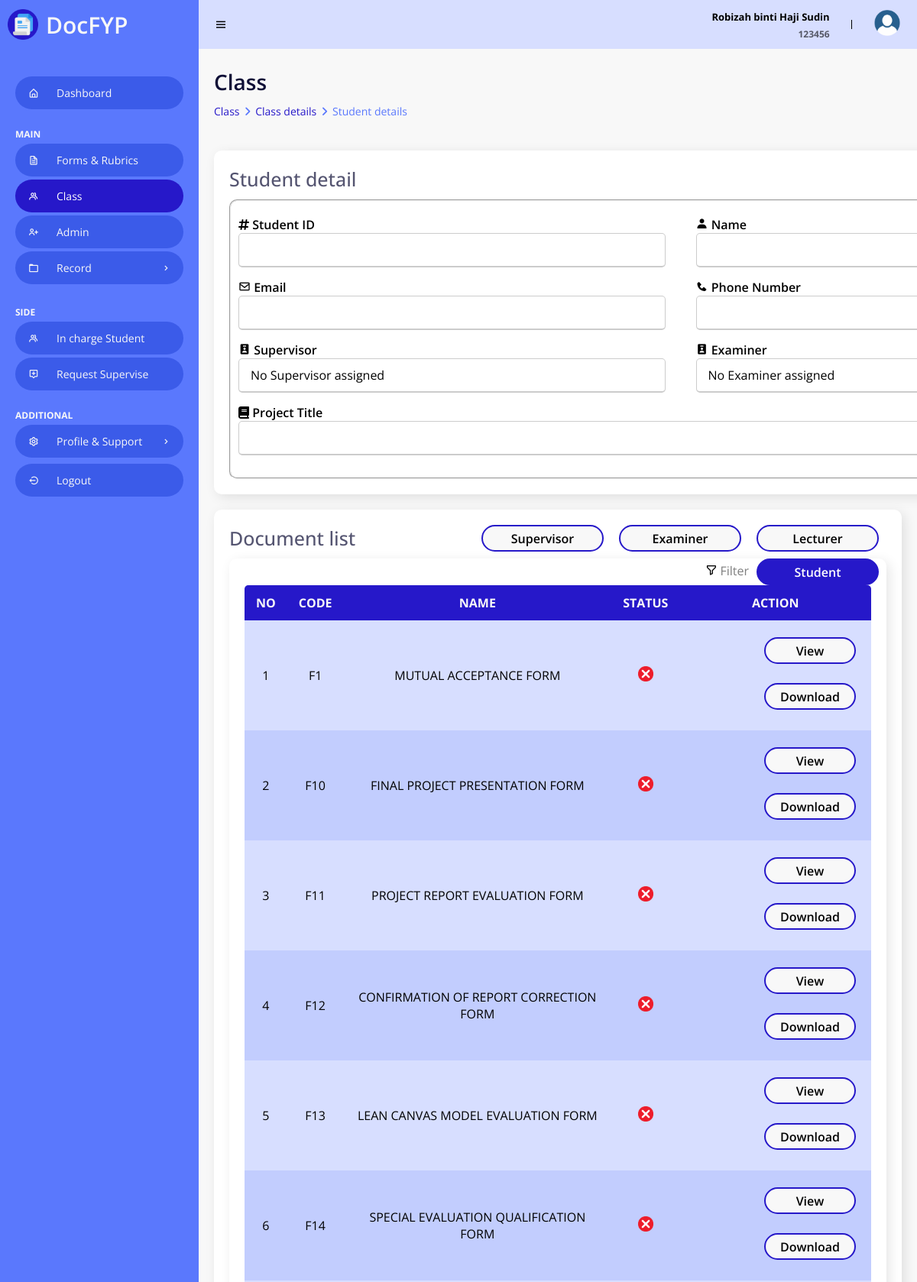
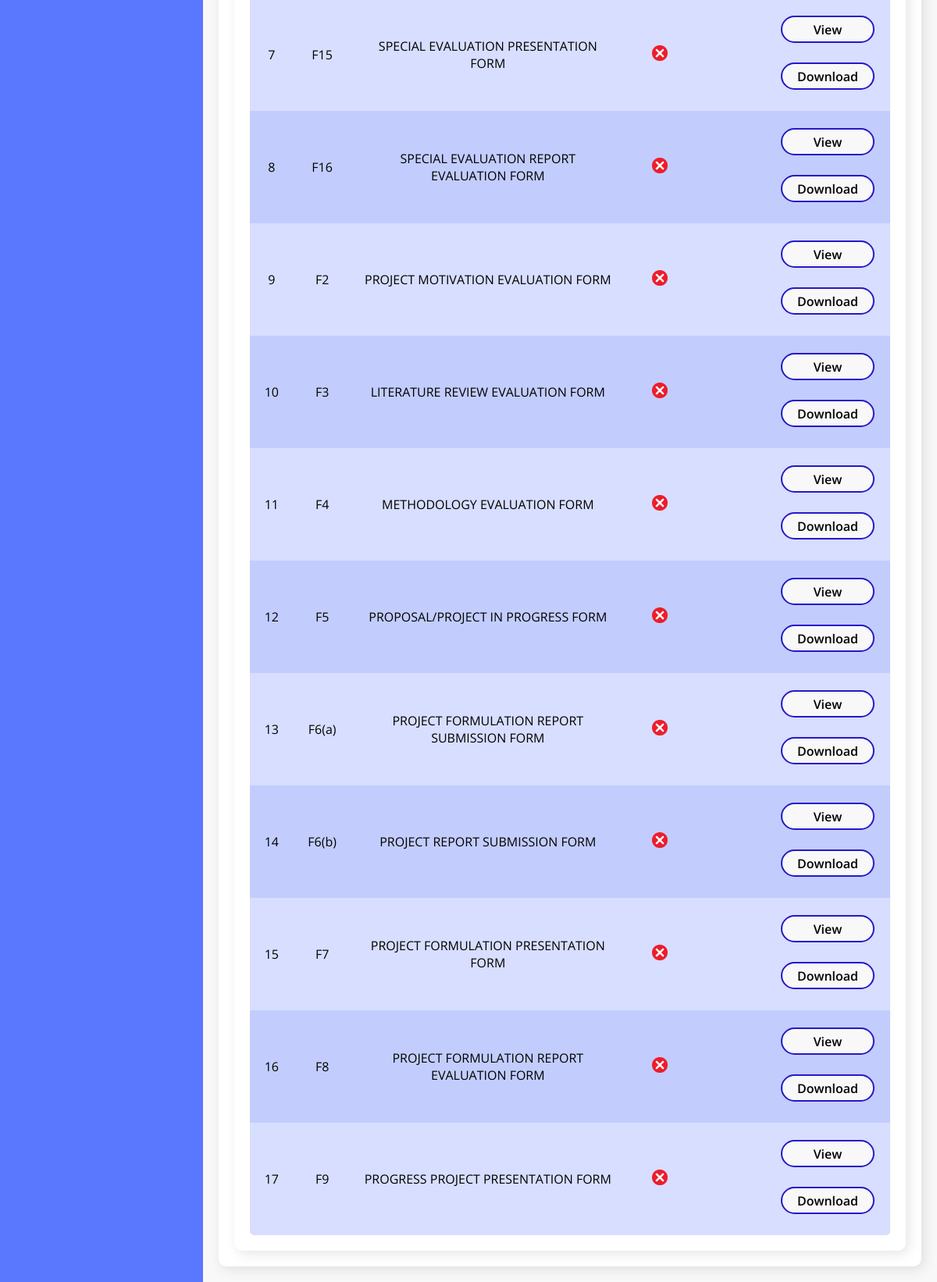
The app's page /Admin/classDetailStudent.php (signed in) with its own data (2 pictures, top to bottom).
### tables this page shows
CREATE TABLE `doctype` (
  `docCode` varchar(10) NOT NULL,
  `docName` varchar(50) NOT NULL,
  `docFileName` varchar(100) NOT NULL,
  `docExtension` varchar(100) NOT NULL,
  `docSize` varchar(100) NOT NULL,
  `docMark` varchar(50) NOT NULL,
  `docDecs` varchar(50) NOT NULL
);

### Admin/classDetailStudent.php (the view, shortened to what this page needs)
<!DOCTYPE html>
<html>
<head>
	<link rel="stylesheet" href="StyleHome.css">
	<link href='https://unpkg.com/boxicons@2.0.9/css/boxicons.min.css' rel='stylesheet'>
	<link rel="stylesheet" href="https://cdnjs.cloudflare.com/ajax/libs/font-awesome/6.4.0/css/all.min.css">
	<?php
	include("../Dbconn.php");
	?>
</head>
<body>
	<section id="sidebar">
		<a href="Home.php" class="brand">
			<img class="logo" src="/Edms/images/logo.png" alt="Logo">
			DocFYP
		</a>
		<ul class="side-menu">
			<li><a href="Home.php"><i class='bx bx-home-alt icon' ></i>Dashboard</a></li>
			<li class="divider" data-text="main">Main</li>
			<li><a href="FormRubric.php"><i class='bx bx-file icon'></i> Forms & Rubrics</a></li>
			<li><a href="class.php" class="active"><i class='bx bx-group icon' ></i></i> Class</a></li>
			<li><a href="admin.php"><i class='bx bx-user-plus icon'></i> Admin</a></li>
			<li>
				<a href="#"><i class='bx bx-folder icon' ></i> Record <i class='bx bx-chevron-right icon-right' ></i></a>
			</li>
			<li class="divider" data-text="SIDE">Side Features</li>
			<li><a href="studentIC.php"><i class='bx bx-group icon' ></i></i>In charge Student</a></li>
			<li><a href="requestSupervise.php"><i class='bx bx-message-alt-add icon'></i> Request Supervise </a></li>
			<li class="divider" data-text="ADDITIONAL">Setting & Support</li>
			<li>
				<a href="#"><i class='bx bx-cog icon' ></i> Profile & Support <i class='bx bx-chevron-right icon-right' ></i></a>
			</li>
			<li><a href="/Edms/Logout.php"><i class='bx bx-log-out-circle icon'></i> Logout</a></li>
		</ul>
	</section>
	<section id="content">
		<nav>
			<i class='bx bx-menu toggle-sidebar' ></i>
            <div class="sessionInfo">
            	<?php
            	if (isset($_SESSION["log"]) && ($_SESSION["log"] == 3)) {
            		?>
            		<div class="userFullName">
            			<p><?php echo $_SESSION["admin_name"] ?></p>
            		</div>
            		<div class="userID">
            			<p><?php echo $_SESSION["admin_id"]; ?></p>
            		</div>
            		<?php
            	} else {
            		echo "<meta http-equiv=\"refresh\" content=\"2;URL=../Login.php\"/>";
            	}
            	?>
            </div>
            <div class="profile">
            	<img src="/Edms/images/userdp.png" alt="Profile picture">
            </div>
        </nav>
        <main>
        	<?php
        	$stud_id = $_GET['studID'];
        	$sql = "SELECT * FROM student WHERE studID = '" .$stud_id. "'";
        	$query = mysqli_query($connection, $sql) or die("Query Fail");
        	$data = mysqli_fetch_array($query);
        	?>
        	<h1 class="title"> Class </h1>
        	<ul class="breadcrumbs">
        		<li><a href="class.php">Class</a></li>
        		<li class="divider"><i class="fa fa-solid fa-angle-right"></i></li>
        		<li><a href="classDetail.php?classID=<?php echo$data['classID']; ?>">Class details</a></li>
        		<li class="divider"><i class="fa fa-solid fa-angle-right"></i></li>
        		<li><a href="classDetailStudent.php" class="active">Student details</a></li>
        	</ul>
        	<br>
        	<div class="data">
        		<div class="content-data">
        			<div class="titleContentWButton">
        				<h1 class="titleContent">Student detail</h1>
        			</div>
        			<fieldset>
        				<form action="editClassProcess.php" method="POST" enctype="multipart/form-data">
        					<div class="form-details">
        						<div class="input-box">
        							<i class="fa-solid fa-hashtag"></i>
        							<span class="details">Student ID</span>
        							<input type="text"
        							value="<?php echo $data['studID']; ?>"
        							name="classID"
        							readonly>
        						</div>
        						<div class="input-box">
        							<i class='bx bxs-user'></i>
        							<span class="details">Name</span>
        							<input type="text"
        							value="<?php echo $data['studName']; ?>"
        							name="className"
        							readonly>
        						</div>
        						<div class="input-box">
        							<i class='bx bx-envelope' ></i>
        							<span class="details">Email</span>
        							<input type="text"
        							value="<?php echo $data['studEmail']; ?>"
        							name="classYear"
        							readonly>
        						</div>
        						<div class="input-box">
        							<i class='bx bxs-phone' ></i>
        							<span class="details">Phone Number</span>
        							<input type="text"
        							value="<?php echo $data['studPhoneNum']; ?>"
        							name="classSession"
        							readonly>
        						</div>
        						<?php
        						$sql = "SELECT * FROM lecturer WHERE lectID = '".$data['studSV']."'";
        						$query = mysqli_query($connection, $sql);
        						$rowSV = mysqli_fetch_array($query);
        						$sql = "SELECT * FROM lecturer WHERE lectID = '".$data['studExam']."'";
        						$query = mysqli_query($connection, $sql);
        						$rowExam = mysqli_fetch_array($query);
        						if (!empty($data['studSV'])) {
        							$sqlSV = "SELECT * FROM lecturer WHERE lectID = '" . $data['studSV'] . "'";
        							$sqlAdminSV = "SELECT * FROM admin WHERE adminID = '" . $data['studSV'] . "'";
        							$querySV = mysqli_query($connection, $sqlSV);
        							$queryAdminSV = mysqli_query($connection, $sqlAdminSV);
        							$rowSV = mysqli_fetch_array($querySV);
        							$rowAdminSV = mysqli_fetch_array($queryAdminSV);
        						} else {
        							$rowSV = null;
        							$rowAdminSV = null;
        						}
        						if (!empty($data['studExam'])) {
        							$sqlExam = "SELECT * FROM lecturer WHERE lectID = '" . $data['studExam'] . "'";
        							$sqlAdminExam = "SELECT * FROM admin WHERE adminID = '" . $data['studExam'] . "'";
        							$queryExam = mysqli_query($connection, $sqlExam);
        							$queryAdminExam = mysqli_query($connection, $sqlAdminExam);
        							$rowExam = mysqli_fetch_array($queryExam);
        							$rowAdminExam = mysqli_fetch_array($queryAdminExam);
        						} else {
        							$rowExam = null;
        							$rowAdminExam = null;
        						}
        						?>
        						<div class="input-box">
        							<i class='bx bxs-user-badge' ></i>
        							<span class="details">Supervisor</span><br>
        							<input type="text"
        							value="<?php echo ($rowSV != null) ? $rowSV['lectName'] : (($rowAdminSV != null) ? $rowAdminSV['adminName'] : "No Supervisor assigned"); ?>"
        							name="classSession"
        							readonly>
        						</div>
        						<div class="input-box">
        							<i class='bx bxs-user-badge' ></i>
        							<span class="details">Examiner</span><br>
        							<input type="text"
        							value="<?php echo ($rowExam != null) ? $rowExam['lectName'] : (($rowAdminExam != null) ? $rowAdminExam['adminName'] : "No Examiner assigned"); ?>"
        							name="classSession"
        							readonly>
        						</div>
        						<div class="input-box">
        							<i class="fa-solid fa-book"></i>
        							<span class="details">Project Title</span><br>
        							<input type="text" style="width: 1157px;"
        							value="<?php echo $data['studFYPTitle']; ?>"
        							name="classSession"
        							readonly>
        						</div>
        					</div>
        				</form>
        			</fieldset>
        		</div>
        	</div>
        	<div class="data">
        		<div class="content-data">
        			<div class="titleContentWButton">
        				<h1 class="titleContent">Document list</h1>
        				<a href="classDetailLecturer.php?studID=<?php echo $data['studID']; ?>" class="active">
        					<button class="addBtn" style="margin: 0 10px;">
        						Lecturer
        					</button>
        				</a>
        				<a href="classDetailExaminer.php?studID=<?php echo $data['studID']; ?>" class="active">
        					<button class="addBtn" style="margin: 0 10px;">
        						Examiner
        					</button>
        				</a>
        				<a href="classDetailSupervisor.php?studID=<?php echo $data['studID']; ?>" class="active">
        					<button class="addBtn" style="margin: 0 10px;">
        						Supervisor
        					</button>
        				</a>
        				<a href="#">
        					<button class="addBtn" style="margin: 0 10px; background: #2618c9; color: white;">
        						Student
        					</button>
        				</a>
        				<div class="filter" style="float: right; margin-top: 5px;">
        					<i class='bx bx-filter-alt'></i>
        					<span class="details" style="opacity: 0.5;">Filter</span>
        				</div>
        			</div>
        			<?php
        			$sqlDocType = "SELECT * FROM doctype";
        			$queryDocType = mysqli_query($connection, $sqlDocType) or die("not found");
        			$count = 1;
        			?>
        			<div class="content-data">
        				<table>
        					<tr>
        						<th>no</th>
        						<th>code</th>
        						<th>name</th>
        						<th>status</th>
        						<th>action</th>
        					</tr>
        					<?php
        					while ($rowDocType= mysqli_fetch_array($queryDocType)) {
        						$sqlCheckDoc = "SELECT * FROM document WHERE docCode = '" . $rowDocType["docCode"] . "' AND uploadBy = '" . $data['studID'] . "'";
        						$queryCheckDoc = mysqli_query($connection, $sqlCheckDoc);
        						$getDocID = mysqli_fetch_array($queryCheckDoc);
        						$status = (mysqli_num_rows($queryCheckDoc) > 0) ? "<img src='/Edms/images/yes.png' style='width:20px; height: 20px;'>" : "<img src='/Edms/images/no.png' style='width:20px; height: 20px;'>";
        						?>
        						<tr>
        							<td><?php echo $count; ?></td>
        							<td><?php echo $rowDocType["docCode"]; ?></td>
        							<td><?php echo $rowDocType["docName"]; ?></td>
        							<td><?php echo $status; ?></td>
        							<td>
        								<a class="dw" target="_blank" href="classDetailVDD.php?docView=<?php echo $getDocID["docID"]; ?>&studID=<?php echo $stud_id ?>">
        									<button class="actionBtn">
        										View
        									</button>
        								</a>
        								<a class="dw" target="_blank" href="classDetailVDD.php?docDw=<?php echo $getDocID["docID"]; ?>&studID=<?php echo $stud_id ?>">
        									<button class="actionBtn">
        										Download
        									</button>
        								</a>
        							</td>
        						</tr>
        						<?php
        						$count++;
        					}
        					?>
        				</table>
        			</div>
        		</div>
        	</div>
        </main>
    </section>
</body>
</html>

### records on screen
doctype: docCode "F1", docName "MUTUAL ACCEPTANCE FORM"
doctype: docCode "F10", docName "FINAL PROJECT PRESENTATION FORM"
doctype: docCode "F11", docName "PROJECT REPORT EVALUATION FORM"
doctype: docCode "F12", docName "CONFIRMATION OF REPORT CORRECTION FORM"
doctype: docCode "F13", docName "LEAN CANVAS MODEL EVALUATION FORM"
doctype: docCode "F14", docName "SPECIAL EVALUATION QUALIFICATION FORM"
doctype: docCode "F15", docName "SPECIAL EVALUATION PRESENTATION FORM"
doctype: docCode "F16", docName "SPECIAL EVALUATION REPORT EVALUATION FORM"
doctype: docCode "F2", docName "PROJECT MOTIVATION EVALUATION FORM"
doctype: docCode "F3", docName "LITERATURE REVIEW EVALUATION FORM"
doctype: docCode "F4", docName "METHODOLOGY EVALUATION FORM"
doctype: docCode "F5", docName "PROPOSAL/PROJECT IN PROGRESS FORM"
doctype: docCode "F6(a)", docName "PROJECT FORMULATION REPORT SUBMISSION FORM"
doctype: docCode "F6(b)", docName "PROJECT REPORT SUBMISSION FORM"
doctype: docCode "F7", docName "PROJECT FORMULATION PRESENTATION FORM"
doctype: docCode "F8", docName "PROJECT FORMULATION REPORT EVALUATION FORM"
doctype: docCode "F9", docName "PROGRESS PROJECT PRESENTATION FORM"

### other values on screen
$_SESSION["admin_name"] "Robizah binti Haji Sudin"
$_SESSION["admin_id"] "123456"
